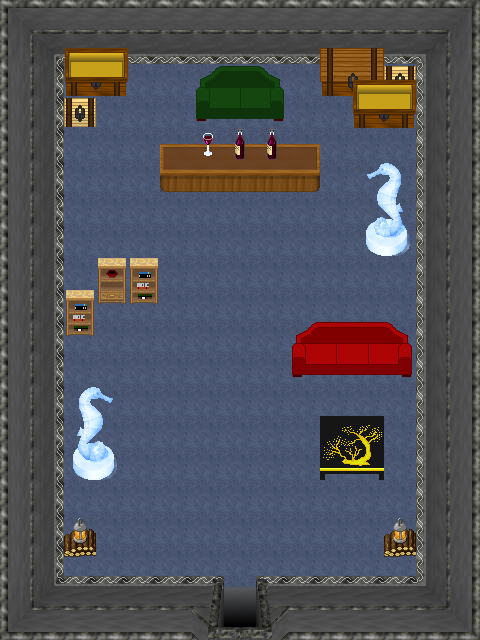

This is a level from a 2D game, rendered from its Tiled map with the project's own tilesets. A one-line summary and the map file follow, with tile-layer data summarised:
An orthogonal 15x20 tile map with 32x32 px tiles, 5 tile layers (0_floor, 1_terrain, 2_object, 3_roof, ...), 3 hidden layers not drawn, 17 tilesets.

<map version="1.0" tiledversion="1.1.3" orientation="orthogonal" renderorder="right-down" width="15" height="20" tilewidth="32" tileheight="32" infinite="0" nextobjectid="1">
 <tileset firstgid="1" name="drink" tilewidth="32" tileheight="32" tilecount="4" columns="2">
  <image source="../../tileset/item/drink/red_wine.png" width="64" height="64" />
 </tileset>
 <tileset firstgid="5" name="lamp" tilewidth="32" tileheight="32" tilecount="4" columns="4">
  <image source="../../tileset/furniture/light/small_lamp.png" width="128" height="32" />
 </tileset>
 <tileset firstgid="9" name="book shelves 3" tilewidth="32" tileheight="32" tilecount="6" columns="3">
  <image source="../../tileset/furniture/shelve/bright_bookshelf_and_cupboard.png" width="96" height="64" />
 </tileset>
 <tileset firstgid="15" name="chest" tilewidth="32" tileheight="32" tilecount="1" columns="1">
  <image source="../../tileset/item/chest/wooden_pale.png" width="32" height="32" />
 </tileset>
 <tileset firstgid="16" name="carpet" tilewidth="32" tileheight="32" tilecount="9" columns="3">
  <image source="../../tileset/furniture/carpet/blue.png" width="96" height="96" />
 </tileset>
 <tileset firstgid="25" name="logic/collision" tilewidth="32" tileheight="32" tilecount="1" columns="1">
  <image source="../../tileset/logic/collision.png" width="32" height="32" />
 </tileset>
 <tileset firstgid="26" name="logic/portal" tilewidth="32" tileheight="32" tilecount="7" columns="7">
  <image source="../../tileset/logic/portal.png" width="224" height="32" />
 </tileset>
 <tileset firstgid="33" name="oriental_table" tilewidth="32" tileheight="32" tilecount="4" columns="2">
  <image source="../../tileset/furniture/table/oriental_table.png" width="64" height="64" />
 </tileset>
 <tileset firstgid="37" name="sofa" tilewidth="32" tileheight="32" tilecount="6" columns="3">
  <image source="../../tileset/furniture/chair/sofa.png" width="96" height="64" />
 </tileset>
 <tileset firstgid="43" name="sofa_red" tilewidth="32" tileheight="32" tilecount="6" columns="3">
  <image source="../../tileset/furniture/chair/sofa_red.png" width="96" height="64" />
 </tileset>
 <tileset firstgid="49" name="table_with_beer_dark" tilewidth="32" tileheight="32" tilecount="10" columns="5">
  <image source="../../tileset/furniture/table/table_with_beer_dark.png" width="160" height="64" />
 </tileset>
 <tileset firstgid="59" name="large_chest" tilewidth="32" tileheight="32" tilecount="8" columns="4">
  <image source="../../tileset/item/chest/large.png" width="128" height="64" />
 </tileset>
 <tileset firstgid="67" name="sea_horse" tilewidth="32" tileheight="32" tilecount="12" columns="4">
  <image source="../../tileset/item/statue/seahorse.png" width="128" height="96" />
 </tileset>
 <tileset firstgid="79" name="wall/int_grey" tilewidth="32" tileheight="32" tilecount="121" columns="11">
  <image source="../../tileset/building/wall/int_grey.png" width="352" height="352" />
 </tileset>
 <tileset firstgid="200" name="entrance/grey" tilewidth="32" tileheight="32" tilecount="25" columns="5">
  <image source="../../tileset/building/entrance/grey.png" width="160" height="160" />
 </tileset>
 <tileset firstgid="225" name="indoor/grey_gradients" tilewidth="32" tileheight="32" tilecount="8" columns="4">
  <image source="../../tileset/ground/indoor/grey_gradients.png" width="128" height="64" />
 </tileset>
 <tileset firstgid="233" name="item/firewood" tilewidth="32" tileheight="32" tilecount="12" columns="3">
  <image source="../../tileset/item/firewood.png" width="96" height="128" />
 </tileset>
 <layer name="0_floor" width="15" height="20">
  <data>[300 cells, 296 non-empty, 2 distinct tile ids]</data>
 </layer>
 <layer name="1_terrain" width="15" height="20">
  <data>[300 cells, 148 non-empty, 45 distinct tile ids]</data>
 </layer>
 <layer name="2_object" width="15" height="20">
  <data>[300 cells, 31 non-empty, 24 distinct tile ids]</data>
 </layer>
 <layer name="3_roof" width="15" height="20">
  <data>[300 cells, 17 non-empty, 14 distinct tile ids]</data>
 </layer>
 <layer name="4_roof_add" width="15" height="20">
  <data>[300 cells, 3 non-empty, 2 distinct tile ids]</data>
 </layer>
 <layer name="objects" width="15" height="20" visible="0">
  <data>[300 cells, 1 non-empty, 1 distinct tile ids]</data>
 </layer>
 <layer name="collision" width="15" height="20" visible="0" opacity="0.46">
  <data>[300 cells, 160 non-empty, 1 distinct tile ids]</data>
 </layer>
 <layer name="protection" width="15" height="20" visible="0">
  <data>[300 cells, 0 non-empty, 0 distinct tile ids]</data>
 </layer>
</map>
